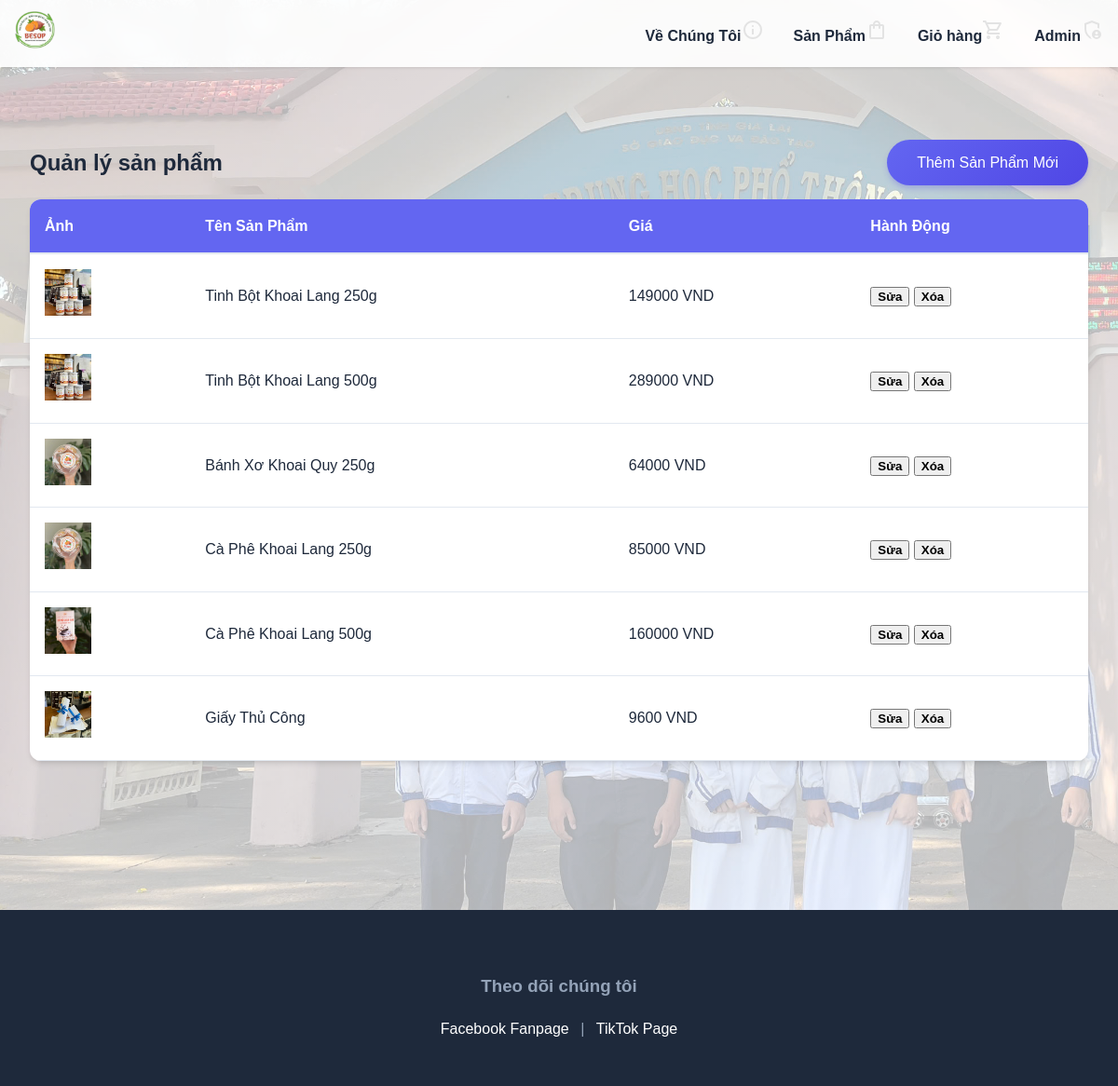
The page /quan-ly/products/ (signed in) on the database its author committed.
### shop/models.py (models this page shows, shortened)
class Product(models.Model):
    product_name = models.CharField(max_length=255)
    price = models.IntegerField()
    description = models.TextField(blank=True, null=True)
    image = models.ImageField(upload_to='products/', blank=True, null=True)

### shop/views.py (the view)
# urls.py: path('quan-ly/products/', views.admin_products, name='admin_products'),
@user_passes_test(lambda u: u.is_authenticated and u.is_superuser)
def admin_products(request):
    products = Product.objects.all()
    return render(request, 'admin_products.html', {'products': products})

### templates/admin_products.html (shortened to what this page needs)
{% extends 'base.html' %}
{% block content %}
<div class="container mt-5">
    <div style="display: flex; justify-content: space-between; align-items: center;">
        <h2>Quản lý sản phẩm</h2>
        <a href="{% url 'add_product' %}" class="btn btn-primary">Thêm Sản Phẩm Mới</a>
    </div>
    <table class="admin-table">
        <thead>
            <tr>
                <th>Ảnh</th>
                <th>Tên Sản Phẩm</th>
                <th>Giá</th>
                <th>Hành Động</th>
            </tr>
        </thead>
        <tbody>
            {% for product in products %}
            <tr>
                <td>
                    {% if product.image %}
                        <img src="{{ product.image.url }}" alt="{{ product.product_name }}" style="width: 50px; height: 50px; object-fit: cover;">
                    {% endif %}
                </td>
                <td>{{ product.product_name }}</td>
                <td>{{ product.price|floatformat:0 }} VND</td>
                <td>
                    <button type="submit"><a href="{% url 'edit_product' product.pk %}" class="btn btn-sm btn-info">Sửa</a></button>
                    <form method="post" action="{% url 'delete_product' product.pk %}" style="display: inline;" onsubmit="return confirm('Bạn có chắc chắn muốn xóa sản phẩm này?');">
                        <button type="submit" class="btn btn-sm btn-danger">Xóa</button>
                    </form>
                </td>
            </tr>
            {% endfor %}
        </tbody>
    </table>
</div>
{% endblock %}

### static/css/style.css (style rules this page uses)
:root { --primary-color: #6366f1; --primary-hover: #4f46e5; --secondary-color: #ec4899; --background-color: #f8fafc; --card-bg: #ffffff; --text-color: #1e293b; --text-light: #64748b; --border-radius: 12px; --shadow: 0 4px 6px -1px rgb(0 0 0 / 0.1), 0 2px 4px -2px rgb(0 0 0 / 0.1); --shadow-hover: 0 10px 15px -3px rgb(0 0 0 / 0.1), 0 4px 6px -4px rgb(0 0 0 / 0.1); }
html { font-size: 16px; }
body { font-family: 'Poppins', sans-serif; margin: 0; padding: 0; background-color: var(--background-color); color: var(--text-color); line-height: 1.6; }
a { text-decoration: none; color: inherit; transition: color 0.2s; }
.container { max-width: 1200px; margin: 0 auto; padding: 2rem 1rem; }
table { width: 100%; border-collapse: separate; border-spacing: 0; margin-bottom: 2rem; }
th { text-align: left; padding: 1rem; background-color: #f1f5f9; color: var(--text-light); font-weight: 600; border-bottom: 2px solid #e2e8f0; }
td { padding: 1rem; border-bottom: 1px solid #e2e8f0; }
button { font-family: inherit; font-weight: 600; cursor: pointer; transition: all 0.2s; }
.btn-primary, .btn-confirm { background: linear-gradient(135deg, var(--primary-color), var(--primary-hover)); color: white; padding: 0.75rem 2rem; border: none; border-radius: 50px; font-size: 1rem; box-shadow: 0 4px 6px -1px rgba(79, 70, 229, 0.3); }
.admin-table { width: 100%; background: var(--card-bg); border-radius: var(--border-radius); box-shadow: var(--shadow); overflow: hidden; border-collapse: collapse; }
.admin-table th { background-color: var(--primary-color); color: white; }

### rows shown on the page
Product: image (picture), product_name "Tinh Bột Khoai Lang 250g", price "149000"
Product: image (picture), product_name "Tinh Bột Khoai Lang 500g", price "289000"
Product: image (picture), product_name "Bánh Xơ Khoai Quy 250g", price "64000"
Product: image (picture), product_name "Cà Phê Khoai Lang 250g", price "85000"
Product: image (picture), product_name "Cà Phê Khoai Lang 500g", price "160000"
Product: image (picture), product_name "Giấy Thủ Công", price "9600"
